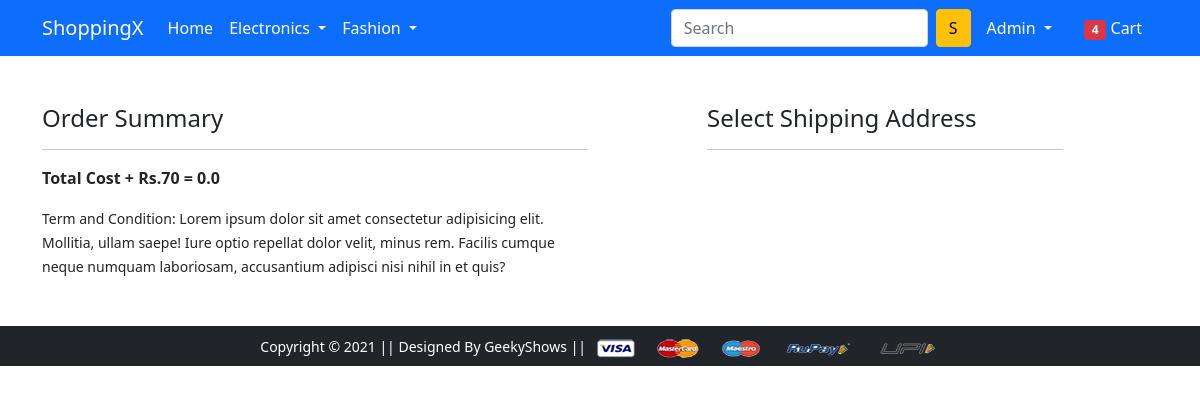
/checkout/ (signed in), run on an earlier commit of the app's database.
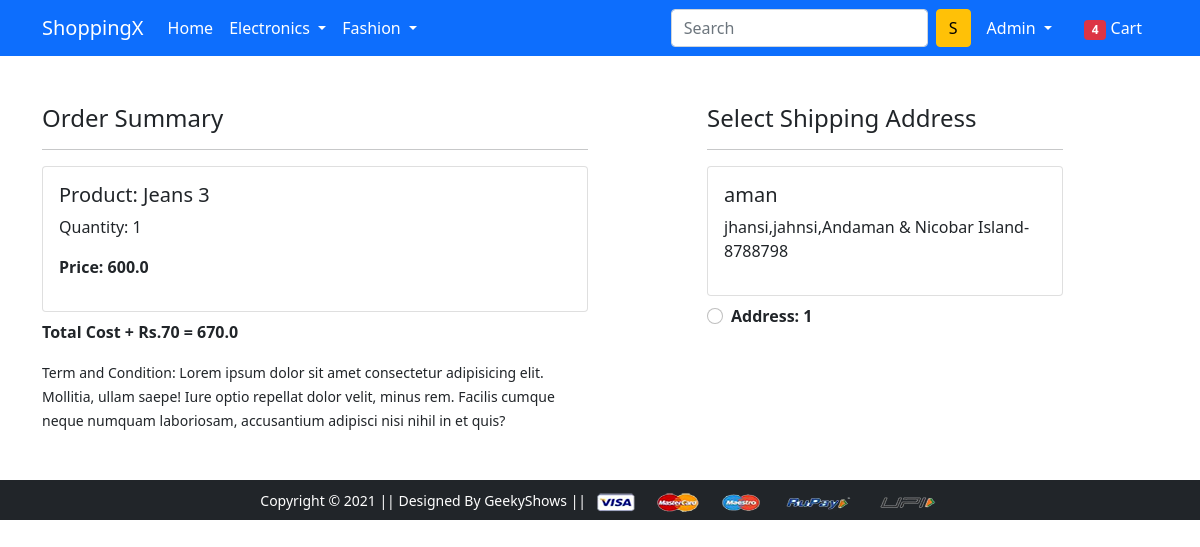
And on a later commit of the database.
### app/models.py (models this page shows, shortened)
class Cart(models.Model):
    user=models.ForeignKey(User,on_delete=models.CASCADE)
    product=models.ForeignKey(Product,on_delete=models.CASCADE)
    quantity=models.PositiveIntegerField(default=1)
    @property
    def total_cost(self):
        return self.quantity*self.product.discounted_price

class Product(models.Model):
    title=models.CharField(max_length=100)
    selling_price=models.FloatField()
    discounted_price=models.FloatField()
    description=models.TextField()
    brand=models.CharField(max_length=100)
    category=models.CharField(choices=CATEGORY_CHOICES,max_length=2)
    product_image=models.ImageField(upload_to='all_photos')

class Customer(models.Model):
    user=models.ForeignKey(User,on_delete=models.CASCADE)
    name=models.CharField(max_length=200)
    locality=models.CharField(max_length=200)
    city=models.CharField(max_length=50)
    zipcode=models.IntegerField()
    state=models.CharField(choices=STATE_CHOICES,max_length=50)

### app/views.py (the view)
# urls.py: path('checkout/', views.checkout, name='checkout'),
@login_required
def checkout(request):
  user=request.user
  add= Customer.objects.filter(user=user)
  cart_items=Cart.objects.filter(user=user)
  amount=0.0
  shipping_amount=70.0
  totalamount=0.0
  cart_product=[p for p in Cart.objects.all() if p.user==request.user]
  if cart_product:
    for p in cart_product:
      tempamount=(p.quantity * p.product.discounted_price)
      amount += tempamount
    totalamount =amount+shipping_amount
  return render(request, 'app/checkout.html',{'add':add,'cart_items': cart_items,'totalamount':totalamount})

### app/templates/app/checkout.html (shortened to what this page needs)
{% extends 'app/base.html' %}
{% load static %}
{% block main-content %}
<div class="container">
 <div class="row mt-5">
  <div class="col-sm-6">
    <h4>Order Summary</h4>
    <hr>
    {% for item in cart_items %}
      <div class="card mb-2">
        <div class="card-body">
          <h5>Product: {{item.product.title}} </h5>
          <p>Quantity: {{item.quantity}}</p>
          <p class="fw-bold">Price: {{item.total_cost}}</p>
        </div>
      </div>
      {% endfor %}
      <p class="fw-bold">Total Cost + Rs.70 = {{totalamount}}</p>
    <small>Term and Condition: Lorem ipsum dolor sit amet consectetur adipisicing elit. Mollitia, ullam saepe! Iure optio repellat dolor velit, minus rem. Facilis cumque neque numquam laboriosam, accusantium adipisci nisi nihil in et quis?</small>
  </div>
  <div class="col-sm-4 offset-sm-1">
    <h4>Select Shipping Address</h4>
    <hr>
    <form action="/paymentdone/">
      {% for ad in add %}
      <div class="card">
        <div class="card-body">
        <h5>{{ad.name}}</h5>
        <p>{{ad.locality}},{{ad.city}},{{ad.state}}-{{ad.zipcode}}</p>
        </div>
      </div>
        <div class="form-check mt-2 mb-5">
          <input class="form-check-input" type="radio" name="custid" id="custadd{{forloop.counter}}"value="{{ad.id}}">
          <label class="form-check-label fw-bold" for="">
            Address: {{forloop.counter}} </label>
        </div>
        {% endfor %}
      </form>
    </div>
  </div>
</div>
{% endblock main-content %}

What changed in the data, as far as the page shows it:
added Cart: product "Jeans 3", quantity "1", total_cost "600.0"
added Customer: name "aman", locality "jhansi", city "jahnsi", state "Andaman & Nicobar Island", zipcode "8788798"
Also different on the page:
{{ totalamount }}: "0.0" → "670.0"
